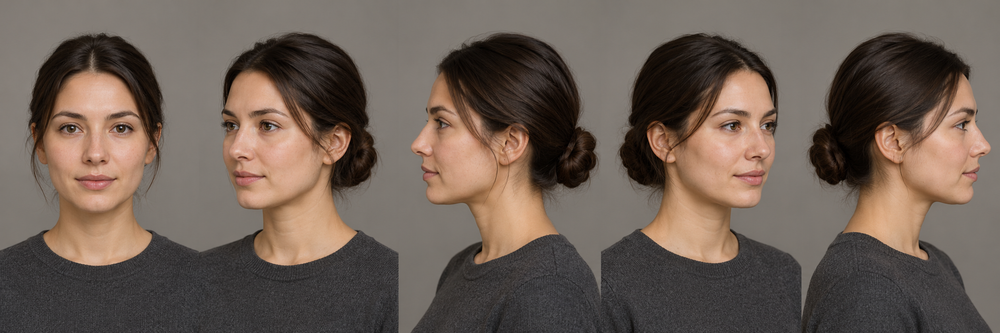
#> input picture data/persona_visuals/virtual_presenter/source_5view.png, 1000 x 333 px, shrunk from 2172 x 724 before the run
$ python build_virtual_presenter_visuals.py
#> lines starting #> are read from the running program, lines starting #| are printed output that depends on the picture
"""비식별 가상 진행자의 5뷰 시트를 화면용 프레임·영상으로 분리한다.

이 진행자는 특정 실존 인물과 닮지 않는 독립적인 가상 캐릭터다. 공개 인물
텍스트 페르소나의 화면 표현에만 공유하며, 인물의 실제 모습·목소리를 뜻하지 않는다.
"""
from pathlib import Path
import subprocess

from PIL import Image

ROOT = Path(__file__).resolve().parent.parent / "data" / "persona_visuals" / "virtual_presenter"
SOURCE = ROOT / "source_5view.png"


def main():
    if not SOURCE.exists():
        raise FileNotFoundError(SOURCE)
    image = Image.open(SOURCE).convert("RGB")
#> image is the input picture: PIL image 1000x333 RGB; mean R, G, B 108.4, 93.9, 84.3
    width, height = image.size
#> width = 1000; height = 333
    for index in range(5):
        frame = image.crop((round(index * width / 5), 0, round((index + 1) * width / 5), height))
        frame.save(ROOT / f"{index + 1:02d}.png", quality=95)
#> this loop made 5 passes
#> pass 1, in main, `frame = image.crop((round(index * width / 5), 0, round((index + 1) * w..`:
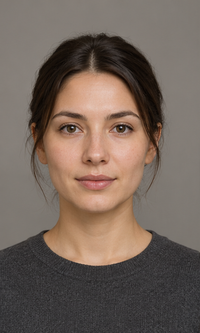
#> frame: PIL image 200x333 RGB; mean R, G, B 115.3, 100.2, 90.5
#> pass 2, in main, `frame = image.crop((round(index * width / 5), 0, round((index + 1) * w..`:
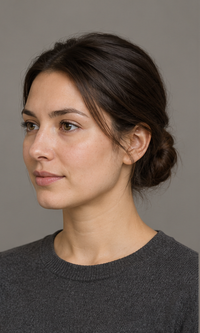
#> frame: PIL image 200x333 RGB; mean R, G, B 109.9, 94.8, 84.9
#> pass 3, in main, `frame = image.crop((round(index * width / 5), 0, round((index + 1) * w..`:
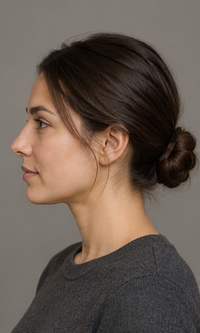
#> frame: PIL image 200x333 RGB; mean R, G, B 103.7, 89.6, 79.9
#> after the loop:
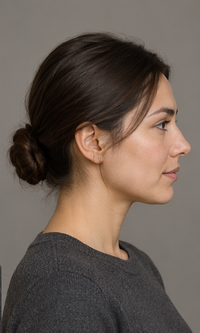
#> frame: PIL image 200x333 RGB; mean R, G, B 104.7, 91.4, 82.2
    for index in range(1, 6):
        subprocess.run([
            "ffmpeg", "-y", "-loop", "1", "-t", "3", "-i", str(ROOT / f"{index:02d}.png"),
            "-vf", "scale=720:-2", "-r", "25", "-pix_fmt", "yuv420p", "-movflags", "+faststart", str(ROOT / f"{index:02d}.mp4"),
        ], check=True, stdout=subprocess.DEVNULL, stderr=subprocess.DEVNULL)
    subprocess.run([
        "ffmpeg", "-y", "-framerate", "1", "-i", str(ROOT / "%02d.png"),
        "-vf", "fps=25,scale=720:-2", "-pix_fmt", "yuv420p", "-movflags", "+faststart", str(ROOT / "preview.mp4"),
    ], check=True, stdout=subprocess.DEVNULL, stderr=subprocess.DEVNULL)


if __name__ == "__main__":
    main()
#> (the call stopped at in main, `subprocess.run([ "ffmpeg", "-y", "-loop", "1", "-t", "3", "-i", str(RO..`: subprocess is not available in this run)

$ run again, with data/persona_visuals/virtual_presenter/01.png copied over data/persona_visuals/virtual_presenter/source_5view.png
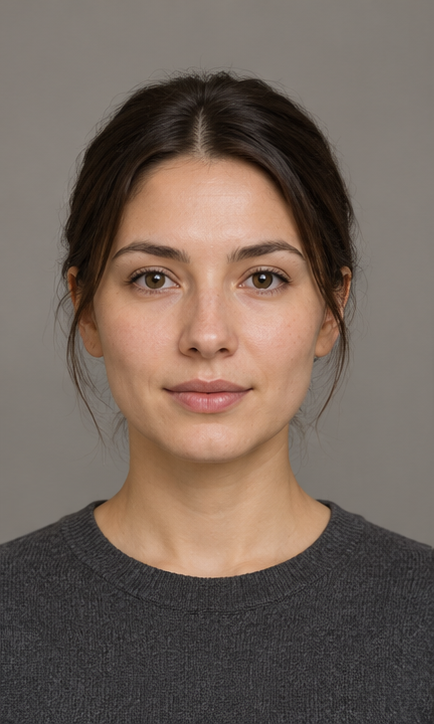
#> input picture data/persona_visuals/virtual_presenter/01.png, 434 x 724 px
#> in main, image is the input picture: PIL image 434x724 RGB; mean R, G, B 115.3, 100.2, 90.4
#> the loop in main, `for index in range(5):` made 5 passes
#> pass 3, in main, `frame = image.crop((round(index * width / 5), 0, round((index + 1) * w..`:
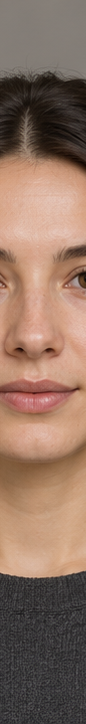
#> frame: PIL image 86x724 RGB; mean R, G, B 141.9, 113.8, 98
#> after the loop in main, `for index in range(5):`:
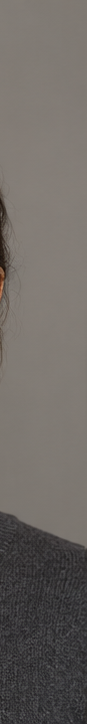
#> frame: PIL image 87x724 RGB; mean R, G, B 108.6, 103.6, 99.4

$ run again, with data/persona_visuals/virtual_presenter/02.png copied over data/persona_visuals/virtual_presenter/source_5view.png
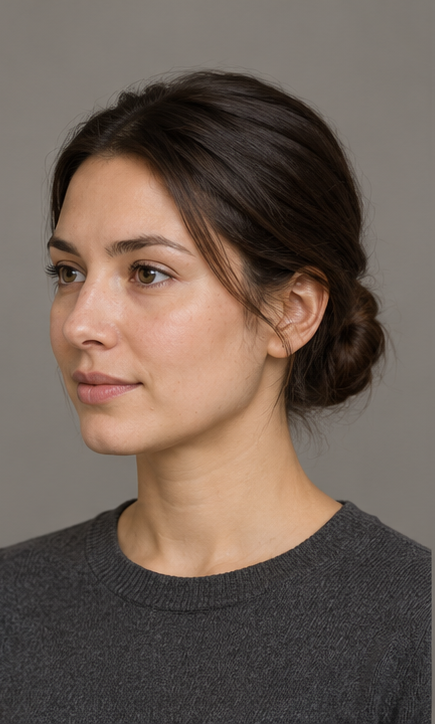
#> input picture data/persona_visuals/virtual_presenter/02.png, 435 x 724 px
#> in main, image is the input picture: PIL image 435x724 RGB; mean R, G, B 109.9, 94.8, 84.9
#> the loop in main, `for index in range(5):` made 5 passes
#> pass 1, in main, `frame = image.crop((round(index * width / 5), 0, round((index + 1) * w..`:
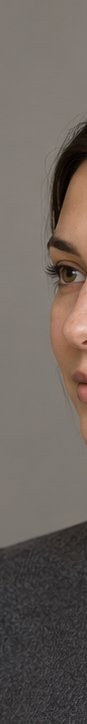
#> frame: PIL image 87x724 RGB; mean R, G, B 108.4, 99.6, 93.1
#> after the loop in main, `for index in range(5):`:
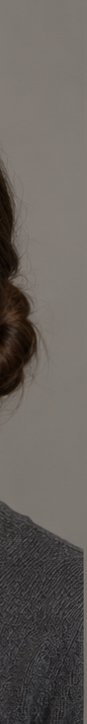
#> frame: PIL image 87x724 RGB; mean R, G, B 101, 95.6, 91

$ run again, with data/persona_visuals/virtual_presenter/03.png copied over data/persona_visuals/virtual_presenter/source_5view.png
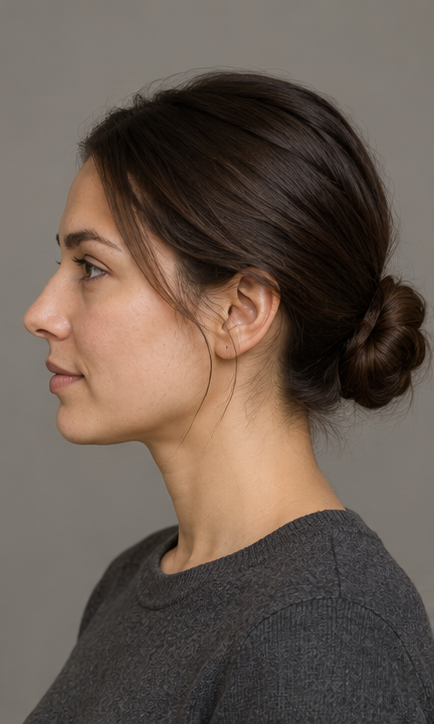
#> input picture data/persona_visuals/virtual_presenter/03.png, 434 x 724 px
#> in main, image is the input picture: PIL image 434x724 RGB; mean R, G, B 103.7, 89.6, 79.9
#> the loop in main, `for index in range(5):` made 5 passes
#> pass 1, in main, `frame = image.crop((round(index * width / 5), 0, round((index + 1) * w..`:
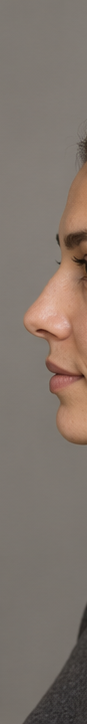
#> frame: PIL image 87x724 RGB; mean R, G, B 127.9, 116.4, 107.7
#> after the loop in main, `for index in range(5):`:
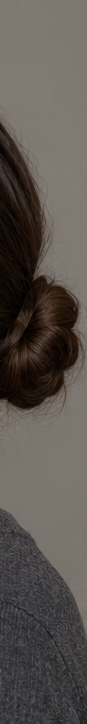
#> frame: PIL image 87x724 RGB; mean R, G, B 89.7, 83.5, 78.8
